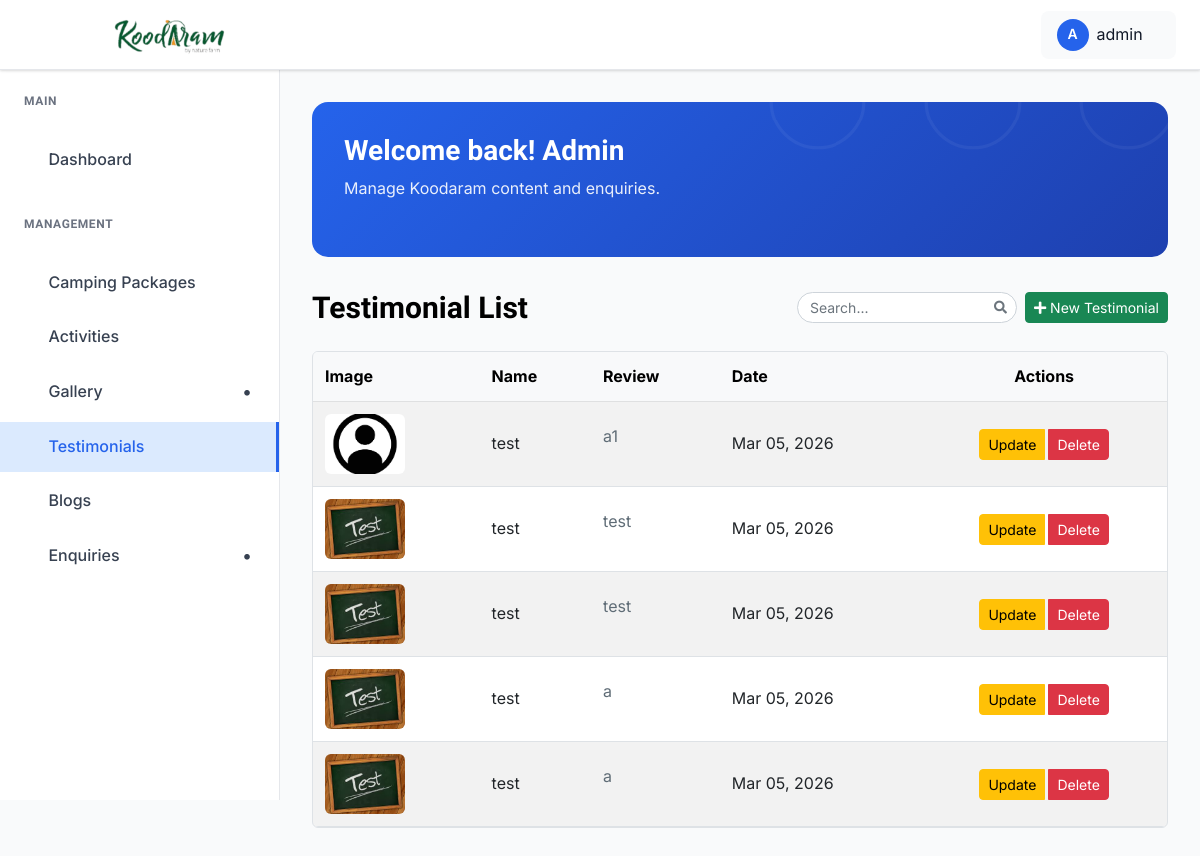
/dashboard/testimonials/ (signed in), run on an earlier commit of the app's database.
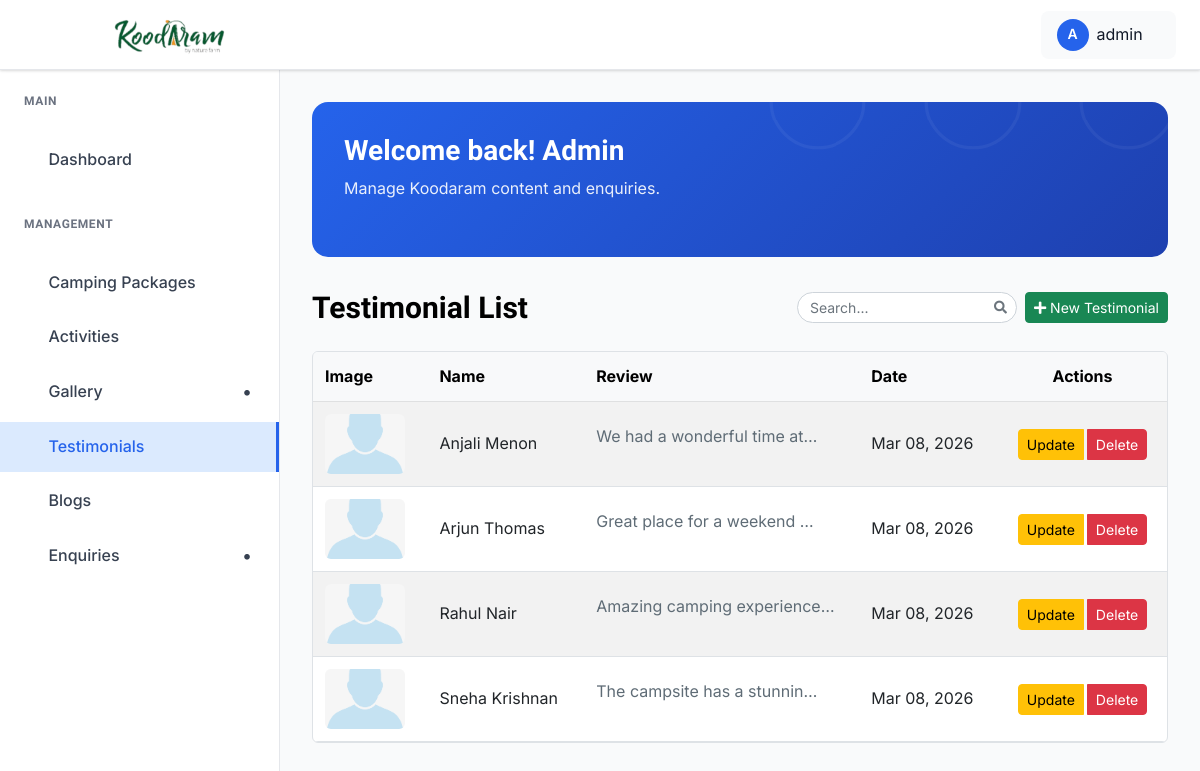
And on a later commit of the database.
### koodaram_app/models.py (models this page shows, shortened)
class Testimonial(models.Model):
    name = models.CharField(
        max_length=100, help_text="Name of the person giving the testimonial"
    )
    image = models.ImageField(
        upload_to="testimonials/", blank=True, null=True, help_text="Profile picture"
    )
    review = models.TextField(help_text="Customer or client review")
    created_at = models.DateTimeField(auto_now_add=True)
    updated_at = models.DateTimeField(auto_now=True)
    image_fields = ["image"]
    class Meta:
        ordering = ["-created_at"]
        verbose_name = "Testimonial"
        verbose_name_plural = "Testimonials"

### koodaram_app/views.py (the view)
# urls.py: path("dashboard/testimonials/", views.testimonial_list, name="review_list"),
@login_required(login_url="admin_login")
def testimonial_list(request):
    testimonials_list = Testimonial.objects.all().order_by(Lower("name"))
    paginator = Paginator(testimonials_list, 6)
    page_number = request.GET.get("page")
    testimonials = paginator.get_page(page_number)
    return render(request, "admin_pages/review_list.html", {"testimonials": testimonials})

### koodaram_app/context_processors.py (called while the page is built)
def _star_parts(rating: float) -> list[str]:
    rating = max(0.0, min(5.0, float(rating)))
    full = int(rating)
    remainder = rating - full
    half = 1 if remainder >= 0.25 and remainder < 0.75 else 0
    if remainder >= 0.75:
        full = min(5, full + 1)
    empty = max(0, 5 - full - half)
    return (["full"] * full) + (["half"] * half) + (["empty"] * empty)

def google_reviews(request) -> dict[str, Any]:
    rating = getattr(settings, "GOOGLE_REVIEW_RATING", 0.0)
    count = getattr(settings, "GOOGLE_REVIEW_COUNT", 0)
    url = getattr(settings, "GOOGLE_REVIEW_URL", "")
    return {
        "google_review_rating": rating,
        "google_review_count": count,
        "google_review_url": url,
        "google_review_stars": _star_parts(rating),
    }

### templates/admin_pages/review_list.html (shortened to what this page needs)
{% extends "admin_pages/base.html" %}
{% load static %}
{% block content %}
<div class="dashboard__form__wraper">
    <div class="create__course__title mb-4 d-flex flex-wrap justify-content-between align-items-center gap-2">
        <h4 class="mb-0">Testimonial List</h4>
        <div class="d-flex align-items-center gap-2 ms-auto">
            <div class="search-box">
                <input type="text" id="blogSearchInput" class="form-control form-control-sm" placeholder="Search...">
            </div>
        </div>
        <a href="{% url 'testimonial_create' %}" class="btn btn-success btn-sm">
            <i class="fas fa-plus"></i> New Testimonial
        </a>
    </div>
    <div class="custom-table-container">
        <table class="table table-striped table-hover align-middle">
            <thead class="table-light">
                <tr>
                    <th scope="col">Image</th>
                    <th scope="col">Name</th>
                    <th scope="col">Review</th>
                    <th scope="col">Date</th>
                    <th scope="col" class="text-center">Actions</th>
                </tr>
            </thead>
            <tbody>
                {% for testimonial in testimonials %}
                <tr>
                    <td>
                        {% if testimonial.image %}
                        <img src="{{ testimonial.image.url }}" alt="{{ testimonial.name }}" class="img-fluid rounded"
                            width="80" height="60" style="object-fit: cover;">
                        {% else %}
                        <img src="https://via.placeholder.com/80x60?text=No+Image" alt="No Image"
                            class="img-fluid rounded" width="80" height="60">
                        {% endif %}
                    </td>
                    <td>{{ testimonial.name }}</td>
                    <td class="description-cell">{{ testimonial.review|truncatechars:30|safe }}</td>
                    <td>{{ testimonial.created_at|date:"M d, Y" }}</td>
                    <td class="text-center">
                        <div class="btn-group" role="group">
                            <button type="button" class="btn btn-sm btn-warning me-1" data-bs-toggle="modal"
                                data-bs-target="#updateTestimonialModal{{ testimonial.id }}">
                                Update
                            </button>
                            <button type="button" class="btn btn-sm btn-danger" data-bs-toggle="modal"
                                data-bs-target="#deleteTestimonialModal{{ testimonial.id }}">
                                Delete
                            </button>
                        </div>
                    </td>
                </tr>
                {% endfor %}
            </tbody>
        </table>
    </div>
</div>
{% endblock %}

### templates/admin_pages/base.html (shortened to what this page needs)
{% load static %}
<!doctype html>
<html class="no-js" lang="en">
<head>
    <link rel="stylesheet" href="https://cdnjs.cloudflare.com/ajax/libs/toastr.js/latest/toastr.min.css">
    <link href="https://cdnjs.cloudflare.com/ajax/libs/font-awesome/5.15.4/css/all.min.css" rel="stylesheet">
    <link rel="stylesheet" href="{% static 'admin-static/assets/css/bootstrap.min.css' %}">
    <link rel="stylesheet" href="{% static 'admin-static/assets/css/icofont.min.css' %}">
    <link rel="stylesheet" href="{% static 'admin-static/assets/css/style.css' %}">
</head>
<body>
    <header class="dashboard-header">
        <div class="header-left">
            <a href="{% url 'admin_dashboard' %}" class="logo">
                <img src="{% static 'logo.png' %}" alt="Logo" style="height:200px;">
            </a>
        </div>
        <div class="header-right">
            <div class="user-profile-dropdown">
                <div class="user-profile-toggle">
                    <div class="user-avatar">
                        {{ request.user.username|first|upper }}
                    </div>
                    <span>{{ request.user.username}}</span>
                    <i class="icofont-simple-down"></i>
                </div>
            </div>
        </div>
    </header>
    <aside class="dashboard-sidebar" id="dashboardSidebar">
        <div class="sidebar-content">
            <div class="sidebar-section">
                <h6 class="sidebar-title">Main</h6>
                <ul class="sidebar-menu">
                    <li>
                        <a href="{% url 'admin_dashboard' %}"
                            class="{% if request.resolver_match.url_name == 'admin_dashboard' %}active{% endif %}">
                            <i class="icofont-dashboard"></i>
                            Dashboard
                        </a>
                    </li>
                </ul>
            </div>
            <div class="sidebar-section">
                <h6 class="sidebar-title">Management</h6>
                <ul class="sidebar-menu">
                    <li>
                        <a href="{% url 'admin_camping_package_list' %}"
                            class="{% if request.resolver_match.url_name == 'admin_camping_package_list' %}active{% endif %}">
                            <i class="icofont-quote-left"></i>
                            Camping Packages
                        </a>
                    </li>
                    <li>
                        <a href="{% url 'admin_activity_list' %}"
                            class="{% if request.resolver_match.url_name == 'admin_activity_list' %}active{% endif %}">
                            <i class="icofont-quote-left"></i>
                            Activities
                        </a>
                    </li>
                    <li
                        class="has-dropdown {% if request.resolver_match.url_name == 'list_image' or request.resolver_match.url_name == 'category_list' %}open{% endif %}">
                        <a href="#">
                            <i class="icofont-picture"></i>
                            Gallery
                        </a>
                    </li>
                    <li>
                        <a href="{% url 'review_list' %}"
                            class="{% if request.resolver_match.url_name == 'review_list' %}active{% endif %}">
                            <i class="icofont-quote-left"></i>
                            Testimonials
                        </a>
                    </li>
                    <li>
                        <a href="{% url 'admin_blog_list' %}"
                            class="{% if request.resolver_match.url_name == 'admin_blog_list' %}active{% endif %}">
                            <i class="icofont-newspaper"></i>
                            Blogs
                        </a>
                    </li>
                    <li class="has-dropdown">
                        <a href="#">
                            <i class="icofont-ui-messaging"></i>
                            Enquiries
                        </a>
                    </li>
                </ul>
            </div>
        </div>
    </aside>
    <main class="dashboard-main">
        <div class="dashboard-content">
            <div class="dashboard-banner">
                <div class="banner-content">
                    <h1 class="banner-title">Welcome back! Admin</h1>
                    <p class="banner-subtitle">Manage Koodaram content and enquiries.</p>
                </div>
            </div>
            {% block content %}{% endblock %}
        </div>
    </main>
</body>
</html>

### templates/admin_pages/base.html (style rules this page uses)
:root { --primary-blue: #2563eb; --dark-blue: #1e40af; --light-blue: #dbeafe; --sidebar-width: 280px; --header-height: 70px; --white: #ffffff; --gray-50: #f9fafb; --gray-100: #f3f4f6; --gray-200: #e5e7eb; --gray-300: #d1d5db; --gray-500: #6b7280; --gray-700: #374151; --gray-800: #1f2937; --gray-900: #111827; --shadow: 0 1px 3px 0 rgba(0, 0, 0, 0.1), 0 1px 2px 0 rgba(0, 0, 0, 0.06); --shadow-lg: 0 10px 15px -3px rgba(0, 0, 0, 0.1), 0 4px 6px -2px rgba(0, 0, 0, 0.05); }
* { margin: 0; padding: 0; box-sizing: border-box; }
body { font-family: 'Inter', 'Segoe UI', Tahoma, Geneva, Verdana, sans-serif; background-color: var(--gray-50); color: var(--gray-900); line-height: 1.6; }
.dashboard-header { position: fixed; top: 0; left: 0; right: 0; height: var(--header-height); background: var(--white); border-bottom: 1px solid var(--gray-200); box-shadow: var(--shadow); z-index: 1000; display: flex; align-items: center; padding: 0 24px; }
.header-left { display: flex; align-items: center; gap: 16px; }
.logo { display: flex; align-items: center; gap: 8px; color: var(--primary-blue); font-weight: 700; font-size: 20px; text-decoration: none; }
.logo img { padding-left: 0; width: auto; }
.header-right { margin-left: auto; display: flex; align-items: center; gap: 16px; }
.user-avatar { width: 32px; height: 32px; border-radius: 50%; background: var(--primary-blue); display: flex; align-items: center; justify-content: center; color: var(--white); font-weight: 600; font-size: 14px; }
.dashboard-sidebar { position: fixed; top: var(--header-height); left: 0; width: var(--sidebar-width); height: calc(100vh - var(--header-height)); background: var(--white); border-right: 1px solid var(--gray-200); overflow-y: auto; z-index: 999; transition: transform 0.3s ease; }
.sidebar-content { padding: 24px 0; }
.sidebar-section { margin-bottom: 32px; }
.sidebar-title { padding: 0 24px 12px; font-size: 12px; font-weight: 600; text-transform: uppercase; color: var(--gray-500); letter-spacing: 0.05em; }
.sidebar-menu { list-style: none; }
.sidebar-menu li { margin-bottom: 4px; display: block; width: 100%; }
.sidebar-menu a { display: flex; align-items: center; gap: 12px; padding: 12px 24px; color: var(--gray-700); text-decoration: none; font-weight: 500; transition: all 0.2s; position: relative; }
.sidebar-menu a.active { background: var(--light-blue); color: var(--primary-blue); border-right: 3px solid var(--primary-blue); }
.has-dropdown>a::after { content: '•'; font-family: inherit; font-weight: bold; font-size: 18px; margin-left: auto; transition: transform 0.3s ease; display: inline-block; width: 16px; text-align: center; }
.dashboard-main { margin-left: var(--sidebar-width); margin-top: var(--header-height); min-height: calc(100vh - var(--header-height)); overflow-y: auto; }
.dashboard-content { padding: 32px; }
.dashboard-banner { background: linear-gradient(135deg, var(--primary-blue) 0%, var(--dark-blue) 100%); border-radius: 16px; padding: 32px; color: var(--white); margin-bottom: 32px; position: relative; overflow: hidden; }
.dashboard-banner::before { content: ''; position: absolute; top: -50%; right: -50%; width: 100%; height: 100%; opacity: 0.5; }
.banner-content { position: relative; z-index: 1; }
.banner-title { font-size: 28px; font-weight: 700; margin-bottom: 8px; color: var(--white); }
.banner-subtitle { font-size: 16px; opacity: 0.9; margin-bottom: 24px; color: var(--white); }
.user-profile-dropdown { position: relative; margin-left: 10px; }
.user-profile-toggle { display: flex; align-items: center; gap: 8px; padding: 8px 16px; border-radius: 8px; background: var(--gray-50); cursor: pointer; transition: all 0.2s; }
.user-profile-toggle i { font-size: 12px; transition: transform 0.3s ease; }
.search-box { width: 220px; position: relative; transition: all 0.3s ease; }
.search-box input { width: 100%; border-radius: 20px; padding-left: 12px; padding-right: 32px; font-size: 14px; transition: all 0.2s ease; }
.search-box::after { content: "\f002"; font-family: "Font Awesome 5 Free"; font-weight: 900; position: absolute; right: 10px; top: 50%; transform: translateY(-50%); color: #6c757d; pointer-events: none; font-size: 13px; }
body { -webkit-user-select: none; -moz-user-select: none; -ms-user-select: none; user-select: none; }

What changed in the data, as far as the page shows it:
removed Testimonial: image (picture), name "test", review "a1", created_at "Mar 05, 2026"
removed Testimonial: image (picture), name "test", review "test", created_at "Mar 05, 2026"
removed Testimonial: image (picture), name "test", review "test", created_at "Mar 05, 2026"
removed Testimonial: image (picture), name "test", review "a", created_at "Mar 05, 2026"
removed Testimonial: image (picture), name "test", review "a", created_at "Mar 05, 2026"
added Testimonial: image (picture), name "Anjali Menon", review "We had a wonderful time at…", created_at "Mar 08, 2026"
added Testimonial: image (picture), name "Arjun Thomas", review "Great place for a weekend …", created_at "Mar 08, 2026"
added Testimonial: image (picture), name "Rahul Nair", review "Amazing camping experience…", created_at "Mar 08, 2026"
added Testimonial: image (picture), name "Sneha Krishnan", review "The campsite has a stunnin…", created_at "Mar 08, 2026"
